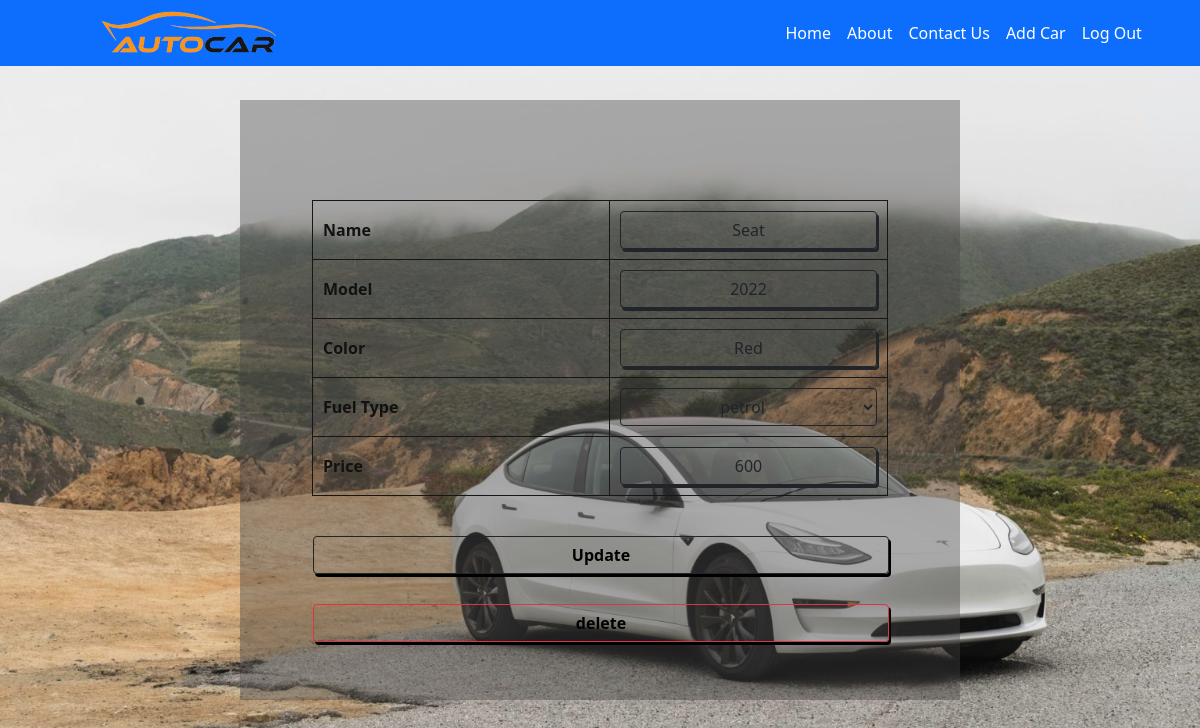
The app's page /edit/12 with its own data.
### Solo_App/models.py (models this page shows)
class Car(models.Model):
    name = models.CharField(max_length=255)
    model = models.CharField(max_length=255)
    color = models.CharField(max_length=255)
    fuelType = models.CharField(max_length=255)
    price = models.IntegerField()
    rent_days = models.IntegerField(default=0)
    available = models.BooleanField(default=True)
    bookmarked = models.ManyToManyField(User,related_name="bookmakred")
    user = models.ForeignKey(User, related_name="users", on_delete = models.CASCADE)
    created_at = models.DateTimeField(auto_now_add=True)
    updated_at = models.DateTimeField(auto_now=True)
    objects = UserManager()

### Solo_App/views.py (the view)
# urls.py: path('edit/<int:car_id>', views.edit),
def edit(request, car_id):
    context = {
        'cars' : Car.objects.get(id=car_id)
    }
    return render(request,'edit.html',context)

### Solo_App/templates/edit.html (shortened to what this page needs)
<!DOCTYPE html>
<html lang="en">
<head>
    <link href="https://cdn.jsdelivr.net/npm/bootstrap@5.1.1/dist/css/bootstrap.min.css" rel="stylesheet"
 />
    {% load static %}
    <link rel="stylesheet" type="text/css" href="{% static 'css/edit.css' %}">
</head>
<body>
    <nav id="navb"  class="navbar navbar-expand-lg navbar-light bg-primary ">
        <img  src="../static/img/Logo1.png" alt="">
        <div class="collapse navbar-collapse " id="navbarNav">
          <ul class="navbar-nav">
            <li class="nav-item">
              <a class="nav-link text-white" href="/admin">Home</a>
            </li>
            <li class="nav-item">
                <a class="nav-link text-white" href="/">About</a>
              </li>
              <li class="nav-item">
                <a class="nav-link text-white" href="/">Contact Us</a>
              </li>
            <li class="nav-item">
              <a class="nav-link text-white" href="/add">Add Car</a>
            </li>
            <li class="nav-item">
              <a class="nav-link text-white" href="/logout">Log Out</a>
            </li>
          </ul>
        </div>
      </nav>
<div  class="editForm">
    <form action="/editCar/{{cars.id}}" method="post"> {% csrf_token%}
    <table>
            <tr>
                <td>Name</td>
                <td><input type="text" class="btn btn-outline-dark" name="name" value="{{cars.name}}"></td>
            </tr>
            <tr>
                <td>Model</td>
                <td><input type="text" class="btn btn-outline-dark" name="model" value="{{cars.model}}"></td>
            </tr>
            <tr>
                <td>Color</td>
                <td><input type="text" class="btn btn-outline-dark" name="color" value="{{cars.color}}"></td>
            </tr>
            <tr>
              <td>Fuel Type</td>
              <td>
              <select style="width: 100%;" class="btn btn-outline-dark" name="fuelType" id="cars" >
                <option name="fuelType">petrol</option>
              </select>
            </tr>
            <tr>
                <td>Price</td>
                <td><input type="text" class="btn btn-outline-dark" name="price" value="{{cars.price}}"></td>
            </tr>
    </table>
    <button  style="color: black;font-weight: 800;" type="submit" class="btn btn-outline-dark" >Update</button>
</form>
<button style="color: black; font-weight: 800;" id="delete" type="submit" class="btn btn-outline-danger" ><a style="text-decoration: none;" class="del" href="/delete/{{cars.id}}">delete</a></button>
</div>
</body>
</body>
</html>

### Solo_App/static/css/edit.css (style rules this page uses)
table { position: relative; top: 100px; width: 80%; }
table, th, td { border: 0.1em solid rgb(22, 22, 22); border-collapse: collapse; width: 80%; margin: auto; padding: 10px; color: rgb(19, 18, 18); font-weight: 800; }
.editForm { width: 60%; height:600px; margin: auto; margin-top: 100px; background-color: rgba(70, 68, 68, 0.4); color: #fff; }
input { box-shadow: 2px 3px; }
button { width: 80%; position: relative; top: 140px; left: 73px; font-weight: 900; box-shadow: 2px 3px; margin: auto; }
#navb { width: 100%; position: fixed; top: 0; z-index: 1; }
nav img { height: 50px; margin-left: 100px; }
#delete { margin-top: 30px; }
.del { color: black; }

### Solo_App/templates/edit.html (style rules this page uses)
body { background-image: url('../static/img/CarHome.jpg'); background-repeat: no-repeat; background-attachment: fixed; background-size: 100% 100%; }

### records on screen
Car: name "Seat", model "2022", color "Red", price "600"
